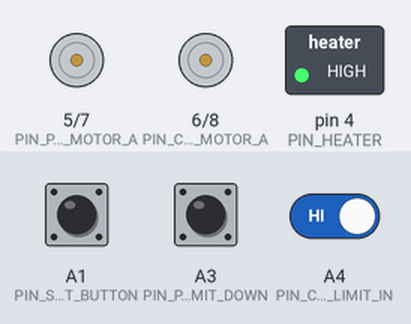
Simulated run of this program. Board: Arduino Uno, built with avr-gcc and run on an emulated ATmega328P. Shown: motor-driver pin pairs drawn as motors (green arrow = first pin HIGH = forward, orange = second pin HIGH = backward, longer = more drive), switched loads named in the program (green lamp = pin HIGH). The test bench sets the inputs (shaded band); at power-on: A1 (PIN_START_BUTTON) HIGH, A4 (PIN_CONVEYOR_LIMIT_IN) HIGH, A3 (PIN_PUNCH_LIMIT_DOWN) HIGH.

Above: at 1.2 s.
1.3 s: A1 (PIN_START_BUTTON) pulled LOW for 0.15 s
At 2.5 s:
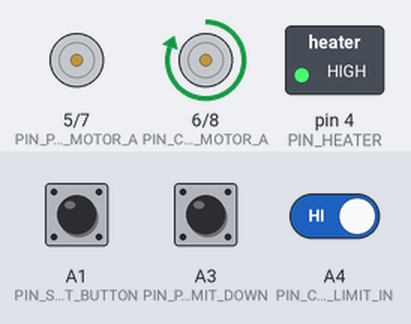
2.9 s: A4 (PIN_CONVEYOR_LIMIT_IN) driven LOW
At 3.9 s:
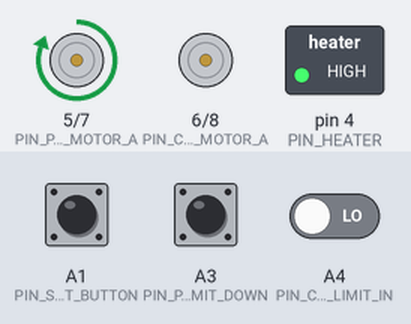
Timing chart, 0 to 14.4 s (numbered marks = the images above; inputs shaded):
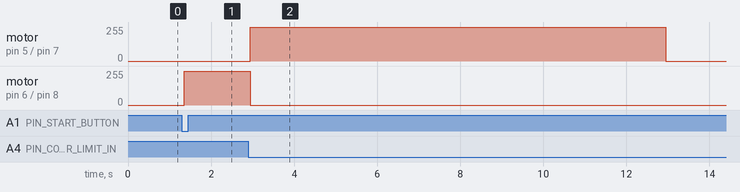

The program:

main.cpp
```cpp
#include <Arduino.h>

#include "motor.h"
#include "process.h"
#include "heater.h"
#include "pinConfig.h"
#include "utils.h"

// Initialize motors with their respective H-Bridge control pins
Motor motorPunch(PIN_PUNCH_MOTOR_A, PIN_PUNCH_MOTOR_B);
Motor motorConveyor(PIN_CONVEYOR_MOTOR_A, PIN_CONVEYOR_MOTOR_B);
Heater heater(PIN_HEATER);

// Initialize buttons and limit switches
Button startButton(PIN_START_BUTTON);
Button punchLimitUp(PIN_PUNCH_LIMIT_UP);
Button punchLimitDown(PIN_PUNCH_LIMIT_DOWN);
Button conveyorLimitIn(PIN_CONVEYOR_LIMIT_IN);
Button conveyorLimitOut(PIN_CONVEYOR_LIMIT_OUT);

// The process controller orchestrates everything
Process process(motorPunch, motorConveyor, heater, startButton, punchLimitUp, punchLimitDown, conveyorLimitIn, conveyorLimitOut);

void setup()
{
  // Initialize all components
  motorPunch.begin();
  motorConveyor.begin();
  heater.begin();
  // No need to call begin() on buttons, as pinMode is set in constructor
  process.begin();
}

void loop()
{
  // The main loop continuously runs the process state machine
  process.loop();
}
```

heater.cpp
```cpp
#include "heater.h"

Heater::Heater(uint8_t pinControl)
    : _pinControl(pinControl), _state(false) {}

void Heater::begin()
{
    pinMode(_pinControl, OUTPUT);
    digitalWrite(_pinControl, LOW);
}

void Heater::turnOn()
{
    digitalWrite(_pinControl, HIGH);
    _state = true;
}

void Heater::turnOff()
{
    digitalWrite(_pinControl, LOW);
    _state = false;
}

bool Heater::isOn()
{
    return _state;
}
```

heater.h
```cpp
#ifndef HEATER_H
#define HEATER_H

#include <Arduino.h>

class Heater
{
public:
    Heater(uint8_t pinControl);
    void begin();
    void turnOn();
    void turnOff();
    bool isOn();

private:
    uint8_t _pinControl;
    bool _state;
};

#endif
```

motor.cpp
```cpp
#include "motor.h"
#include <Arduino.h>

Motor::Motor(uint8_t pinA, uint8_t pinB)
    : _pinA(pinA), _pinB(pinB)
{
}

void Motor::begin()
{
    pinMode(_pinA, OUTPUT);
    pinMode(_pinB, OUTPUT);
    stop(); // Ensure motor is off initially
}

void Motor::forward()
{
    digitalWrite(_pinA, HIGH);
    digitalWrite(_pinB, LOW);
}

void Motor::reverse()
{
    digitalWrite(_pinA, LOW);
    digitalWrite(_pinB, HIGH);
}

void Motor::stop()
{
    digitalWrite(_pinA, LOW);
    digitalWrite(_pinB, LOW);
}
```

motor.h
```cpp
#ifndef MOTOR_H
#define MOTOR_H

#include <Arduino.h>

class Motor
{
public:
    Motor(uint8_t pinA, uint8_t pinB);
    void begin();
    void forward();
    void reverse();
    void stop();

private:
    uint8_t _pinA;
    uint8_t _pinB;
};

#endif
```

process.cpp
```cpp
#include "process.h"
#include "pinConfig.h"

Process::Process(Motor &motorPunch, Motor &motorConveyor, Heater &heater,
                 Button &startButton, Button &punchLimitUp, Button &punchLimitDown,
                 Button &conveyorLimitIn, Button &conveyorLimitOut)
    : _motorPunch(motorPunch), _motorConveyor(motorConveyor), _heater(heater),
      _startButton(startButton), _punchLimitUp(punchLimitUp), _punchLimitDown(punchLimitDown),
      _conveyorLimitIn(conveyorLimitIn), _conveyorLimitOut(conveyorLimitOut),
      _currentState(IDLE), _waitStartTime(0), _motorTimeoutStartTime(0) {}

void Process::begin()
{
    // pinMode for input pins is handled by Button class constructor

    // Always keep the heater on (as per new requirement)
    _heater.turnOn();
}

void Process::loop()
{
    // The core of the state machine
    switch (_currentState)
    {
    case IDLE:
        handleIdle();
        break;
    case CONVEYOR_MOVING_IN:
        handleConveyorIn();
        break;
    case PUNCHING_DOWN:
        handlePunchDown();
        break;
    case WAITING:
        handleWaiting();
        break;
    case PUNCHING_UP:
        handlePunchUp();
        break;
    case CONVEYOR_MOVING_OUT:
        handleConveyorOut();
        break;
    case ERROR_STATE:
        handleError();
        break;
    }
}

void Process::handleIdle()
{
    // Wait for the start button to be pressed
    if (_startButton.wasPressed())
    {
        _currentState = CONVEYOR_MOVING_IN;
        _motorTimeoutStartTime = millis(); // Start timeout for motor
    }
}

void Process::handleConveyorIn()
{
    _motorConveyor.forward();
    if (_conveyorLimitIn.isPressed())
    {
        _motorConveyor.stop();
        _currentState = PUNCHING_DOWN;
        _motorTimeoutStartTime = millis(); // Start timeout for motor
    } else if (millis() - _motorTimeoutStartTime >= MOTOR_TIMEOUT_MS) {
        _motorConveyor.stop();
        _currentState = ERROR_STATE;
    }
}

void Process::handlePunchDown()
{
    _motorPunch.forward(); // Move punch down
    if (_punchLimitDown.isPressed())
    {
        _motorPunch.stop();
        _waitStartTime = millis();
        _currentState = WAITING;
    } else if (millis() - _motorTimeoutStartTime >= MOTOR_TIMEOUT_MS) {
        _motorPunch.stop();
        _currentState = ERROR_STATE;
    }
}

void Process::handleWaiting()
{
    if (millis() - _waitStartTime >= HEATER_WAIT_TIME_MS)
    {
        _currentState = PUNCHING_UP;
        _motorTimeoutStartTime = millis(); // Start timeout for motor
    }
}

void Process::handlePunchUp()
{
    _motorPunch.reverse(); // Move punch up
    if (_punchLimitUp.isPressed())
    {
        _motorPunch.stop();
        _currentState = CONVEYOR_MOVING_OUT;
        _motorTimeoutStartTime = millis(); // Start timeout for motor
    } else if (millis() - _motorTimeoutStartTime >= MOTOR_TIMEOUT_MS) {
        _motorPunch.stop();
        _currentState = ERROR_STATE;
    }
}

void Process::handleConveyorOut()
{
    _motorConveyor.forward();
    if (_conveyorLimitOut.isPressed())
    {
        _motorConveyor.stop();
        _currentState = IDLE; // Cycle complete
    } else if (millis() - _motorTimeoutStartTime >= MOTOR_TIMEOUT_MS) {
        _motorConveyor.stop();
        _currentState = ERROR_STATE;
    }
}

void Process::handleError()
{
    // Stop all motors
    _motorPunch.stop();
    _motorConveyor.stop();
    // Optionally, turn off heater or flash an error LED
    // _heater.turnOff();
    // Add code to indicate error (e.g., flash an LED)
    // For now, just stay in error state until reset
}
```

process.h
```cpp
#ifndef PROCESS_H
#define PROCESS_H

#include "motor.h"
#include "heater.h"
#include "utils.h" // Include for Button class

// Defines the states of the machine
enum SystemState {
    IDLE,
    CONVEYOR_MOVING_IN,
    PUNCHING_DOWN,
    WAITING,
    PUNCHING_UP,
    CONVEYOR_MOVING_OUT,
    ERROR_STATE // Added for timeout handling
};

class Process
{
public:
    Process(Motor &motorPunch, Motor &motorConveyor, Heater &heater,
            Button &startButton, Button &punchLimitUp, Button &punchLimitDown,
            Button &conveyorLimitIn, Button &conveyorLimitOut);
    void begin();
    void loop();

private:
    Motor &_motorPunch;
    Motor &_motorConveyor;
    Heater &_heater;

    // Button and Limit Switch references
    Button &_startButton;
    Button &_punchLimitUp;
    Button &_punchLimitDown;
    Button &_conveyorLimitIn;
    Button &_conveyorLimitOut;

    SystemState _currentState;
    unsigned long _waitStartTime;
    unsigned long _motorTimeoutStartTime; // For motor timeout

    void handleIdle();
    void handleConveyorIn();
    void handlePunchDown();
    void handleWaiting();
    void handlePunchUp();
    void handleConveyorOut();
    void handleError(); // New error handler
};

#endif
```

utils.cpp
```cpp
#include "utils.h"

Button::Button(uint8_t pin, unsigned long debounceDelay)
    : _pin(pin), _debounceDelay(debounceDelay),
      _lastButtonState(HIGH), _lastDebounceTime(0),
      _currentButtonState(HIGH), _lastReportedState(HIGH)
{
    pinMode(_pin, INPUT_PULLUP);
}

bool Button::isPressed()
{
    int reading = digitalRead(_pin);

    if (reading != _lastButtonState) {
        _lastDebounceTime = millis();
    }

    if ((millis() - _lastDebounceTime) > _debounceDelay) {
        if (reading != _currentButtonState) {
            _currentButtonState = reading;
        }
    }

    _lastButtonState = reading;
    return (_currentButtonState == LOW); // Assuming active LOW button
}

bool Button::wasPressed()
{
    bool pressed = isPressed();
    if (pressed && !_lastReportedState) {
        _lastReportedState = true;
        return true;
    } else if (!pressed) {
        _lastReportedState = false;
    }
    return false;
}
```

utils.h
```cpp
#ifndef UTILS_H
#define UTILS_H

#include <Arduino.h>

class Button {
public:
    Button(uint8_t pin, unsigned long debounceDelay = 50);
    bool isPressed();
    bool wasPressed(); // Detects a single press event

private:
    uint8_t _pin;
    unsigned long _debounceDelay;
    int _lastButtonState;  // the previous reading from the input pin
    unsigned long _lastDebounceTime; // the last time the output pin was toggled
    bool _currentButtonState; // the current debounced state
    bool _lastReportedState; // the last state reported by wasPressed
};

#endif
```

pinConfig.h
```cpp
#ifndef PINCONFIG_H
#define PINCONFIG_H

// Output Pins (based on schematic.md - Motor 1/2, Heater)
#define PIN_PUNCH_MOTOR_A 5    // Motor 1 - Forward
#define PIN_PUNCH_MOTOR_B 7    // Motor 1 - Reverse
#define PIN_CONVEYOR_MOTOR_A 6 // Motor 2 - Forward
#define PIN_CONVEYOR_MOTOR_B 8 // Motor 2 - Reverse
#define PIN_HEATER 4           // Heater

// Inputs based on schematic.md (Opto-isolated)
// Note: The schematic has generic inputs A-H. We map them logically.
#define PIN_START_BUTTON A1         // Input D
#define PIN_PUNCH_LIMIT_UP A2       // Input G
#define PIN_PUNCH_LIMIT_DOWN A3     // Input E
#define PIN_CONVEYOR_LIMIT_IN A4    // Input F
#define PIN_CONVEYOR_LIMIT_OUT A0 // Input C - Remapped from A5 to A0 to avoid conflict with PIN_INDICATOR_LAMP.

// Configuration values
#define HEATER_WAIT_TIME_MS 3000UL // Time to wait for heater to reach temperature
#define MOTOR_TIMEOUT_MS 10000UL   // Max time for a motor to reach its limit switch (10 seconds)

#endif
```

Measured:
- after the input at 1.3 s, motor on pin 6 (PIN_CONVEYOR_MOTOR_A) / pin 8 (PIN_CONVEYOR_MOTOR_B): stopped → forward 255/255 after 0.05 s
- after the input at 2.9 s, motor on pin 5 (PIN_PUNCH_MOTOR_A) / pin 7 (PIN_PUNCH_MOTOR_B): stopped → forward 255/255 after 0.05 s, → stopped 10.0 s later; motor on pin 6 (PIN_CONVEYOR_MOTOR_A) / pin 8 (PIN_CONVEYOR_MOTOR_B): forward 255/255 → stopped after 0.05 s instead of 8.5 s
